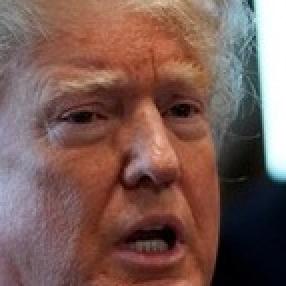
#> input picture scrape_youtube/face_images/trump/899_face_1.jpg, 143 x 143 px, found by its file name (shown 2 times larger); its folder holds 4 pictures in this run
$ python scrape_folder.py
#> lines starting #> are read from the running program, lines starting #| are printed output that depends on the picture
import cv2
import os

# Create a directory to store the cropped faces if it doesn't exist
output_folder = 'face_images/extracted_faces_trump'
if not os.path.exists(output_folder):
    os.makedirs(output_folder)

# Path to the folder containing images
input_folder = 'C:/Users/User/Downloads/trump_images/trump'  # Update with your folder name

# Load the pre-trained Haar Cascade classifier for face detection
face_cascade = cv2.CascadeClassifier(cv2.data.haarcascades + 'haarcascade_frontalface_default.xml')

# Loop through each image in the input folder
for filename in os.listdir(input_folder):
    file_path = os.path.join(input_folder, filename)

    # Check if the file is an image (you can add more conditions here if needed)
    if file_path.endswith(('.jpg', '.jpeg', '.png')):
        # Read the image
        image = cv2.imread(file_path)
#> image is the input picture: shape (143, 143, 3); mean B, G, R 83.3, 90.4, 121.1

        # Convert the image to grayscale (required for face detection)
        gray = cv2.cvtColor(image, cv2.COLOR_BGR2GRAY)
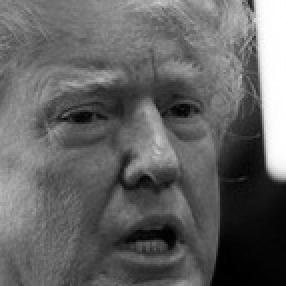
#> gray: shape (143, 143) (shown 2 times larger); min 0, max 255, mean 98.8

        # Detect faces in the image
        faces = face_cascade.detectMultiScale(gray, scaleFactor=1.1, minNeighbors=5, minSize=(30, 30))
#> faces = ()

        # Loop through all detected faces and save them as separate images
        for i, (x, y, w, h) in enumerate(faces):
            # Crop the face from the image
            face_image = image[y:y+h, x:x+w]

            # Generate a filename for the extracted face
            face_filename = f'{os.path.splitext(filename)[0]}_face_{i+1}.jpg'

            # Save the cropped face to the output folder
            face_path = os.path.join(output_folder, face_filename)
            cv2.imwrite(face_path, face_image)

            print(f"Saved extracted face: {face_filename}")
#> this loop made 0 passes
#> pass 2 of the loop `for filename in os.listdir(input_folder):`:
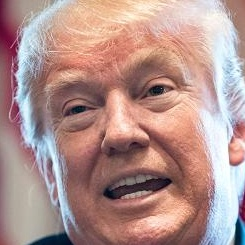
#> input picture scrape_youtube/face_images/trump/913_face_1.jpg, 245 x 245 px, found by its file name
#> image is the input picture: shape (245, 245, 3); mean B, G, R 141.4, 146.1, 179.2
#> `gray = cv2.cvtColor(image, cv2.COLOR_BGR2GRAY)`:
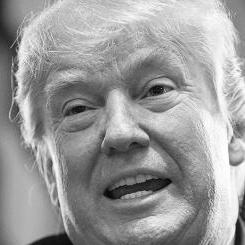
#> gray: shape (245, 245); min 5, max 255, mean 155.5
#> faces = [[11, 13, 217, 217]]
#> the loop `for i, (x, y, w, h) in enumerate(faces):` made 1 pass
#> (printed output is left out)
#> pass 1, `face_image = image[y:y+h, x:x+w]`:
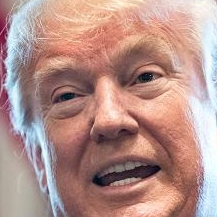
#> face_image: shape (217, 217, 3); mean B, G, R 139.1, 145.6, 181.6
#> pass 3 of the loop `for filename in os.listdir(input_folder):`:
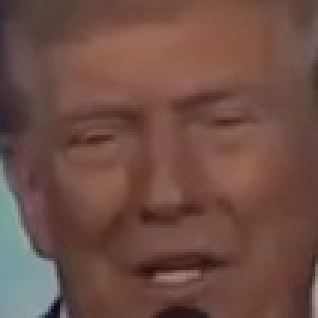
#> input picture scrape_youtube/face_images/trump/trump3_15.jpg, 106 x 106 px, found by its file name (shown 3 times larger)
#> image is the input picture: shape (106, 106, 3); mean B, G, R 69.1, 78.1, 110.7
#> `gray = cv2.cvtColor(image, cv2.COLOR_BGR2GRAY)`:
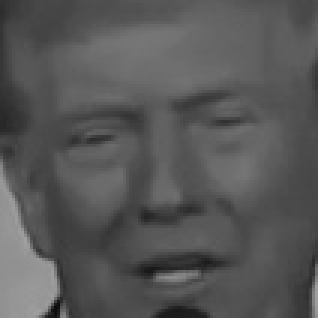
#> gray: shape (106, 106) (shown 3 times larger); min 12, max 160, mean 86.8
#> faces = [[8, 6, 90, 90]]
#> the loop `for i, (x, y, w, h) in enumerate(faces):` made 1 pass
#> (printed output is left out)
#> pass 1, `face_image = image[y:y+h, x:x+w]`:
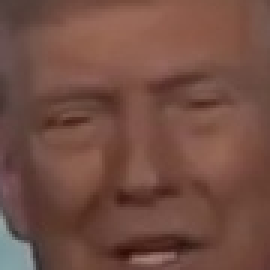
#> face_image: shape (90, 90, 3) (shown 3 times larger); mean B, G, R 67.1, 77.8, 114.8
#> the loop made 4 passes; the first 3 are shown

print("Face extraction completed.")
